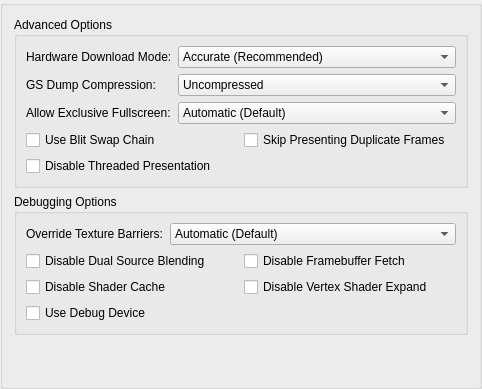
     <widget class="QGroupBox" name="advancedTab">
      <attribute name="title">
       <string extracomment="Advanced here refers to the advanced graphics options.">Advanced</string>
      </attribute>
      <layout class="QVBoxLayout" name="verticalLayout_2">
       <item>
        <widget class="QGroupBox" name="advancedOptions">
         <property name="title">
          <string>Advanced Options</string>
         </property>
         <layout class="QFormLayout" name="advancedOptionsFormLayout">
          <item row="0" column="0">
           <widget class="QLabel" name="label_42">
            <property name="text">
             <string>Hardware Download Mode:</string>
            </property>
           </widget>
          </item>
          <item row="0" column="1">
           <widget class="QComboBox" name="gsDownloadMode">
            <item>
             <property name="text">
              <string>Accurate (Recommended)</string>
             </property>
            </item>
            <item>
             <property name="text">
              <string>Disable Readbacks (Synchronize GS Thread)</string>
             </property>
            </item>
            <item>
             <property name="text">
              <string>Unsynchronized (Non-Deterministic)</string>
             </property>
            </item>
            <item>
             <property name="text">
              <string>Disabled (Ignore Transfers)</string>
             </property>
            </item>
           </widget>
          </item>
          <item row="1" column="0">
           <widget class="QLabel" name="label_34">
            <property name="text">
             <string>GS Dump Compression:</string>
            </property>
           </widget>
          </item>
          <item row="1" column="1">
           <widget class="QComboBox" name="gsDumpCompression">
            <item>
             <property name="text">
              <string>Uncompressed</string>
             </property>
            </item>
            <item>
             <property name="text">
              <string>LZMA (xz)</string>
             </property>
            </item>
            <item>
             <property name="text">
              <string>Zstandard (zst)</string>
             </property>
            </item>
           </widget>
          </item>
          <item row="3" column="0" colspan="2">
           <layout class="QGridLayout" name="gridLayout_9">
            <item row="0" column="1">
             <widget class="QCheckBox" name="skipPresentingDuplicateFrames">
              <property name="text">
               <string>Skip Presenting Duplicate Frames</string>
              </property>
             </widget>
            </item>
            <item row="0" column="0">
             <widget class="QCheckBox" name="useBlitSwapChain">
              <property name="text">
               <string extracomment="Blit = a data operation. You might want to write it as-is, but fully uppercased. More information: https://en.wikipedia.org/wiki/Bit_blit \nSwap chain: see Microsoft's Terminology Portal.">Use Blit Swap Chain</string>
              </property>
             </widget>
            </item>
            <item row="1" column="0">
             <widget class="QCheckBox" name="threadedPresentation">
              <property name="text">
               <string>Disable Threaded Presentation</string>
              </property>
             </widget>
            </item>
           </layout>
          </item>
          <item row="2" column="0">
           <widget class="QLabel" name="label_48">
            <property name="text">
             <string>Allow Exclusive Fullscreen:</string>
            </property>
           </widget>
          </item>
          <item row="2" column="1">
           <widget class="QComboBox" name="exclusiveFullscreenControl">
            <item>
             <property name="text">
              <string>Automatic (Default)</string>
             </property>
            </item>
            <item>
             <property name="text">
              <string>Disallowed</string>
             </property>
            </item>
            <item>
             <property name="text">
              <string>Allowed</string>
             </property>
            </item>
           </widget>
          </item>
         </layout>
        </widget>
       </item>
       <item>
        <widget class="QGroupBox" name="debuggingOptions">
         <property name="title">
          <string>Debugging Options</string>
         </property>
         <layout class="QFormLayout" name="debuggingOptionsFormLayout">
          <item row="0" column="0">
           <widget class="QLabel" name="label_19">
            <property name="text">
             <string>Override Texture Barriers:</string>
            </property>
           </widget>
          </item>
          <item row="0" column="1">
           <widget class="QComboBox" name="overrideTextureBarriers">
            <item>
             <property name="text">
              <string>Automatic (Default)</string>
             </property>
            </item>
            <item>
             <property name="text">
              <string>Force Disabled</string>
             </property>
            </item>
            <item>
             <property name="text">
              <string>Force Enabled</string>
             </property>
            </item>
           </widget>
          </item>
          <item row="2" column="0" colspan="2">
           <layout class="QGridLayout" name="gridLayout_7">
            <item row="0" column="1">
             <widget class="QCheckBox" name="disableFramebufferFetch">
              <property name="text">
               <string>Disable Framebuffer Fetch</string>
              </property>
             </widget>
            </item>
            <item row="0" column="0">
             <widget class="QCheckBox" name="disableDualSource">
              <property name="text">
               <string>Disable Dual Source Blending</string>
              </property>
             </widget>
            </item>
            <item row="1" column="0">
             <widget class="QCheckBox" name="disableShaderCache">
              <property name="text">
               <string>Disable Shader Cache</string>
              </property>
             </widget>
            </item>
            <item row="2" column="0">
             <widget class="QCheckBox" name="useDebugDevice">
              <property name="text">
               <string>Use Debug Device</string>
              </property>
             </widget>
            </item>
            <item row="1" column="1">
             <widget class="QCheckBox" name="disableVertexShaderExpand">
              <property name="text">
               <string>Disable Vertex Shader Expand</string>
              </property>
             </widget>
            </item>
           </layout>
          </item>
         </layout>
        </widget>
       </item>
       <item>
        <spacer name="verticalSpacer_2">
         <property name="orientation">
          <enum>Qt::Vertical</enum>
         </property>
         <property name="sizeHint" stdset="0">
          <size>
           <width>20</width>
           <height>40</height>
          </size>
         </property>
        </spacer>
       </item>
      </layout>
     </widget>
